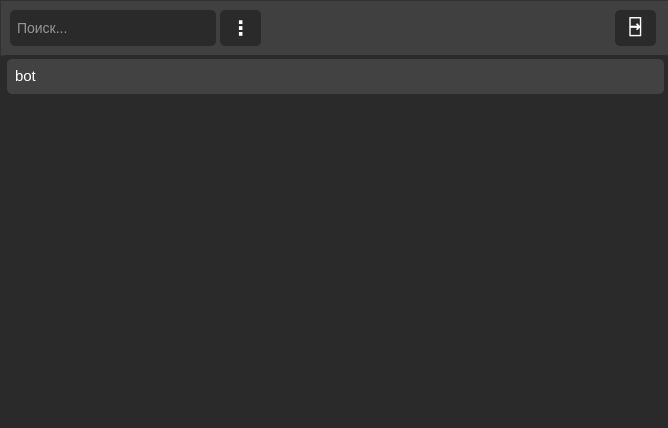
<?xml version="1.0" encoding="UTF-8"?>
<ui version="4.0">
 <class>MainWindow</class>
 <widget class="QMainWindow" name="MainWindow">
  <property name="enabled">
   <bool>true</bool>
  </property>
  <property name="geometry">
   <rect>
    <x>0</x>
    <y>0</y>
    <width>668</width>
    <height>428</height>
   </rect>
  </property>
  <property name="sizePolicy">
   <sizepolicy hsizetype="Preferred" vsizetype="Preferred">
    <horstretch>0</horstretch>
    <verstretch>0</verstretch>
   </sizepolicy>
  </property>
  <property name="minimumSize">
   <size>
    <width>668</width>
    <height>428</height>
   </size>
  </property>
  <property name="maximumSize">
   <size>
    <width>668</width>
    <height>428</height>
   </size>
  </property>
  <property name="windowTitle">
   <string>App sale</string>
  </property>
  <property name="styleSheet">
   <string notr="true">background-color: #2a2a2a;</string>
  </property>
  <widget class="QWidget" name="centralwidget">
   <widget class="QFrame" name="frame">
    <property name="geometry">
     <rect>
      <x>0</x>
      <y>0</y>
      <width>671</width>
      <height>56</height>
     </rect>
    </property>
    <property name="styleSheet">
     <string notr="true">background-color: #404040</string>
    </property>
    <property name="frameShape">
     <enum>QFrame::StyledPanel</enum>
    </property>
    <property name="frameShadow">
     <enum>QFrame::Raised</enum>
    </property>
    <widget class="QLineEdit" name="lineEdit">
     <property name="geometry">
      <rect>
       <x>10</x>
       <y>10</y>
       <width>206</width>
       <height>36</height>
      </rect>
     </property>
     <property name="font">
      <font>
       <pointsize>-1</pointsize>
      </font>
     </property>
     <property name="styleSheet">
      <string notr="true">padding:2px 5px;
height: 28px;
color: white;
background-color: #2a2a2a;
border-radius: 5px;
border: none;
font-size: 14px;</string>
     </property>
     <property name="text">
      <string/>
     </property>
     <property name="placeholderText">
      <string>Поиск...</string>
     </property>
     <property name="clearButtonEnabled">
      <bool>true</bool>
     </property>
    </widget>
    <widget class="QPushButton" name="pushButton_2">
     <property name="geometry">
      <rect>
       <x>615</x>
       <y>10</y>
       <width>41</width>
       <height>36</height>
      </rect>
     </property>
     <property name="font">
      <font>
       <pointsize>-1</pointsize>
       <weight>75</weight>
       <bold>true</bold>
      </font>
     </property>
     <property name="styleSheet">
      <string notr="true">QPushButton {
	padding-bottom: 3px;
	font-size: 20px;
	height: 28px;
	color: white;
	background-color: #2a2a2a;
	border-radius: 5px;
}
QPushButton::hover {
	background-color: #949494;
}</string>
     </property>
     <property name="text">
      <string>⍈</string>
     </property>
    </widget>
    <widget class="QPushButton" name="pushButton_3">
     <property name="geometry">
      <rect>
       <x>220</x>
       <y>10</y>
       <width>41</width>
       <height>36</height>
      </rect>
     </property>
     <property name="font">
      <font>
       <pointsize>-1</pointsize>
       <weight>75</weight>
       <italic>false</italic>
       <bold>true</bold>
      </font>
     </property>
     <property name="styleSheet">
      <string notr="true">QPushButton {
	padding: 2px;
	font-size: 20px;
	height: 28px;
	color: white;
	background-color: #2a2a2a;
	border-radius: 5px;
}
QPushButton::hover {
	background-color: #949494;
}</string>
     </property>
     <property name="text">
      <string>⋮</string>
     </property>
    </widget>
   </widget>
   <widget class="QListWidget" name="listWidget">
    <property name="geometry">
     <rect>
      <x>5</x>
      <y>55</y>
      <width>661</width>
      <height>371</height>
     </rect>
    </property>
    <property name="styleSheet">
     <string notr="true">QListWidget {
	border: none;
	font-size:15px;
	background-color: #2a2a2a;
	color: white;
	padding: 0px 2px;;
}

QListWidget::item {
	margin-top: 4px;
	padding-left: 5px;
	background-color: #424242;
	height: 35px;
	border: none;
	border-radius: 5px;
}</string>
    </property>
    <item>
     <property name="text">
      <string>bot</string>
     </property>
    </item>
   </widget>
  </widget>
 </widget>
 <resources/>
 <connections/>
</ui>
